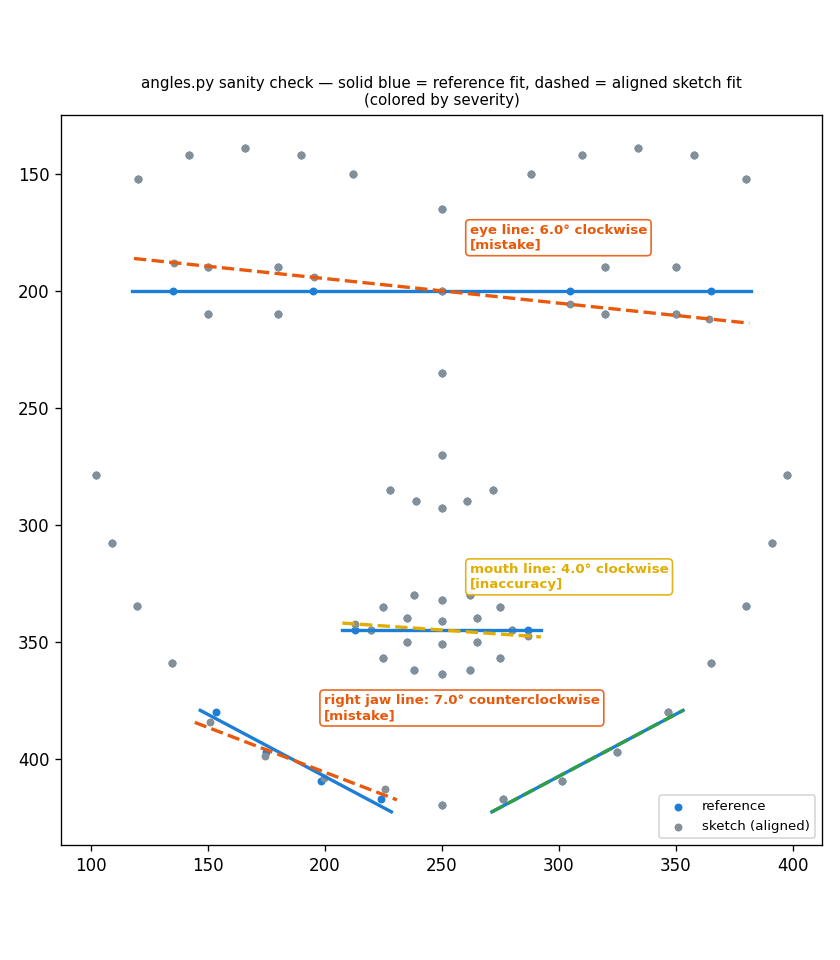

Python code for this plot:
"""Throwaway visual sanity check for measure/angles.py (NOT part of the module).

Renders the reference vs. the aligned sketch, draws each fitted feature line in
both, and labels the angle Findings. Run: python scratch_angles_viz.py
"""
from __future__ import annotations

import sys

import numpy as np
import matplotlib

matplotlib.use("Agg")
import matplotlib.pyplot as plt

sys.path.insert(0, "src")
sys.path.insert(0, "tests")

from artstockfish.align import apply_similarity, robust_align
from artstockfish.config import ANGLE_LINES
from artstockfish.frame import LANDMARK_NAMES_68
from artstockfish.measure.angles import _line_direction, measure_angles
from artstockfish.schema import Landmarks, Severity
from fixtures import canonical_face_points

SEV_COLOR = {
    Severity.INACCURACY: "#e1ad01",
    Severity.MISTAKE: "#e8590c",
    Severity.BLUNDER: "#c92a2a",
}


def lm(p):
    return Landmarks(points=p, names=LANDMARK_NAMES_68, image_size=(500, 500))


def rotate(points, idx, deg):
    th = np.radians(deg)
    R = np.array([[np.cos(th), -np.sin(th)], [np.sin(th), np.cos(th)]])
    out = points.copy()
    sub = out[idx]
    c = sub.mean(0)
    out[idx] = (R @ (sub - c).T).T + c
    return out


def draw_fit_line(ax, pts, color, ls):
    c = pts.mean(0)
    v = _line_direction(pts)
    half = 1.15 * np.max(np.linalg.norm(pts - c, axis=1))
    a, b = c - v * half, c + v * half
    ax.plot([a[0], b[0]], [a[1], b[1]], color=color, ls=ls, lw=2, zorder=3)


def main():
    ref = canonical_face_points()
    # Inject: eye line +6 deg (clockwise), right jaw -7 deg, mouth +4 deg.
    sketch = ref.copy()
    sketch = rotate(sketch, list(ANGLE_LINES["eye_line"]["indices"]), 6.0)
    sketch = rotate(sketch, list(ANGLE_LINES["right_jaw"]["indices"]), -7.0)
    sketch = rotate(sketch, list(ANGLE_LINES["mouth_line"]["indices"]), 4.0)

    findings = measure_angles(lm(ref), lm(sketch))
    by_line = {f.id: f for f in findings}

    s, R, t = robust_align(ref, sketch)
    aligned = apply_similarity(s, R, t, sketch)

    fig, ax = plt.subplots(figsize=(7, 8))
    ax.scatter(ref[:, 0], ref[:, 1], s=14, c="#1c7ed6", label="reference", zorder=2)
    ax.scatter(aligned[:, 0], aligned[:, 1], s=14, c="#868e96",
               label="sketch (aligned)", zorder=2)

    for key, spec in ANGLE_LINES.items():
        idx = list(spec["indices"])
        draw_fit_line(ax, ref[idx], "#1c7ed6", "-")
        f = by_line.get(spec["id"])
        sk_color = SEV_COLOR.get(f.severity, "#868e96") if f else "#2f9e44"
        draw_fit_line(ax, aligned[idx], sk_color, "--")
        c = aligned[idx].mean(0)
        if f:
            ax.annotate(f"{f.feature}: {f.magnitude:.1f}° {f.direction.split()[-1]}\n"
                        f"[{f.severity.value}]",
                        xy=(c[0], c[1]), xytext=(c[0] + 12, c[1] - 18),
                        fontsize=8, color=sk_color, weight="bold",
                        bbox=dict(boxstyle="round", fc="white", ec=sk_color, alpha=0.9))

    ax.set_title("angles.py sanity check — solid blue = reference fit, "
                 "dashed = aligned sketch fit\n(colored by severity)", fontsize=9)
    ax.invert_yaxis()  # image coords: y down
    ax.set_aspect("equal")
    ax.legend(loc="lower right", fontsize=8)
    fig.tight_layout()
    out = "scratch_angles_viz.png"
    fig.savefig(out, dpi=120)
    print(f"saved {out}")
    for f in findings:
        print(f"  {f.id}: {f.magnitude:.2f} deg {f.direction} ({f.severity.value})")


if __name__ == "__main__":
    main()
